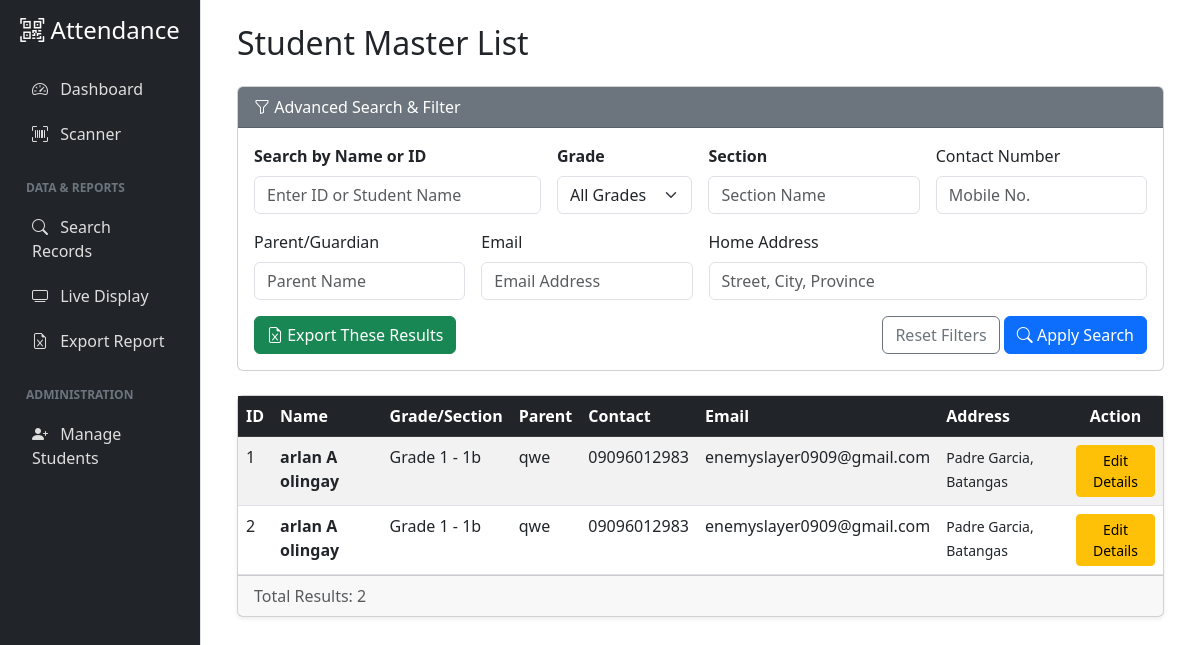
Screenshot of /view_students with the database file from the repository.
### student_attendance/app.py (models this page shows)
class Student(db.Model):
    id = db.Column(db.Integer, primary_key=True)
    name = db.Column(db.String(100), nullable=False)
    grade = db.Column(db.String(20), nullable=False)
    section = db.Column(db.String(50), nullable=False)
    email = db.Column(db.String(100), nullable=True)
    contact_number = db.Column(db.String(20), nullable=False)
    parent_name = db.Column(db.String(100), nullable=False)
    address = db.Column(db.String(200), nullable=True)
    qr_token = db.Column(db.String(100), unique=True, nullable=False)

### student_attendance/app.py (the view)
@app.route('/view_students', methods=['GET'])
def view_students():
    search_term = request.args.get('search_term', '').strip()
    grade = request.args.get('grade', '')
    section = request.args.get('section', '').strip()
    parent = request.args.get('parent', '').strip()
    contact = request.args.get('contact', '').strip()
    email = request.args.get('email', '').strip()
    address = request.args.get('address', '').strip()
    query = Student.query
    if search_term:
        if search_term.isdigit():
            query = query.filter(Student.id == int(search_term))
        else:
            query = query.filter(Student.name.ilike(f"%{search_term}%"))
    if grade: query = query.filter(Student.grade == grade)
    if section: query = query.filter(Student.section.ilike(f"%{section}%"))
    if parent: query = query.filter(Student.parent_name.ilike(f"%{parent}%"))
    if contact: query = query.filter(Student.contact_number.ilike(f"%{contact}%"))
    if email: query = query.filter(Student.email.ilike(f"%{email}%"))
    if address: query = query.filter(Student.address.ilike(f"%{address}%"))
    students = query.all()
    return render_template('view_students.html', students=students)

### student_attendance/templates/view_students.html (shortened to what this page needs)
{% extends 'base.html' %}
{% block content %}
<div class="container-fluid">
    <h2 class="mb-4">Student Master List</h2>
    <div class="card mb-4">
        <div class="card-header bg-secondary text-white">
            <i class="bi bi-funnel"></i> Advanced Search & Filter
        </div>
        <div class="card-body">
            <form method="GET" action="{{ url_for('view_students') }}">
                <div class="row g-3">
                    <div class="col-md-4">
                        <label class="form-label fw-bold">Search by Name or ID</label>
                        <input type="text" name="search_term" class="form-control"
                            placeholder="Enter ID or Student Name" value="{{ request.args.get('search_term', '') }}">
                    </div>
                    <div class="col-md-2">
                        <label class="form-label fw-bold">Grade</label>
                        <select name="grade" class="form-select">
                            <option value="">All Grades</option>
                        </select>
                    </div>
                    <div class="col-md-3">
                        <label class="form-label fw-bold">Section</label>
                        <input type="text" name="section" class="form-control" placeholder="Section Name"
                            value="{{ request.args.get('section', '') }}">
                    </div>
                    <div class="col-md-3">
                        <label class="form-label">Contact Number</label>
                        <input type="text" name="contact" class="form-control" placeholder="Mobile No."
                            value="{{ request.args.get('contact', '') }}">
                    </div>
                    <div class="col-md-3">
                        <label class="form-label">Parent/Guardian</label>
                        <input type="text" name="parent" class="form-control" placeholder="Parent Name"
                            value="{{ request.args.get('parent', '') }}">
                    </div>
                    <div class="col-md-3">
                        <label class="form-label">Email</label>
                        <input type="text" name="email" class="form-control" placeholder="Email Address"
                            value="{{ request.args.get('email', '') }}">
                    </div>
                    <div class="col-md-6">
                        <label class="form-label">Home Address</label>
                        <input type="text" name="address" class="form-control" placeholder="Street, City, Province"
                            value="{{ request.args.get('address', '') }}">
                    </div>
                </div>
                <div class="mt-3 d-flex justify-content-between">
                    <a href="{{ url_for('export_filtered_students', **request.args) }}" class="btn btn-success">
                        <i class="bi bi-file-earmark-excel"></i> Export These Results
                    </a>
                    <div>
                        <a href="{{ url_for('view_students') }}" class="btn btn-outline-secondary">Reset Filters</a>
                        <button type="submit" class="btn btn-primary"><i class="bi bi-search"></i> Apply Search</button>
                    </div>
                </div>
            </form>
        </div>
    </div>
    <div class="card shadow-sm">
        <div class="card-body p-0">
            <div class="table-responsive">
                <table class="table table-striped table-hover mb-0">
                    <thead class="table-dark">
                        <tr>
                            <th>ID</th>
                            <th>Name</th>
                            <th>Grade/Section</th>
                            <th>Parent</th>
                            <th>Contact</th>
                            <th>Email</th>
                            <th>Address</th>
                            <th class="text-center">Action</th>
                        </tr>
                    </thead>
                    <tbody>
                        {% for s in students %}
                        <tr>
                            <td>{{ s.id }}</td>
                            <td class="fw-bold">{{ s.name }}</td>
                            <td>{{ s.grade }} - {{ s.section }}</td>
                            <td>{{ s.parent_name }}</td>
                            <td>{{ s.contact_number }}</td>
                            <td>{{ s.email if s.email else '-' }}</td>
                            <td><small>{{ s.address if s.address else '-' }}</small></td>
                            <td class="text-center">
                                <a href="{{ url_for('edit_student', student_id=s.id) }}" class="btn btn-sm btn-warning">
                                    Edit Details
                                </a>
                            </td>
                        </tr>
                        {% else %}
                        <tr>
                            <td colspan="8" class="text-center py-4 text-muted">
                                No students found matching your criteria.
                            </td>
                        </tr>
                        {% endfor %}
                    </tbody>
                </table>
            </div>
        </div>
        <div class="card-footer text-muted">
            Total Results: {{ students|length }}
        </div>
    </div>
</div>
{% endblock %}

### student_attendance/templates/base.html (style rules this page uses)
body { background-color: #f8f9fa; }

### rows the page displays
Student: id "1", name "arlan A olingay", grade "Grade 1", section "1b", parent_name "qwe", contact_number "09096012983", email "enemyslayer0909@gmail.com", address "Padre Garcia, Batangas"
Student: id "2", name "arlan A olingay", grade "Grade 1", section "1b", parent_name "qwe", contact_number "09096012983", email "enemyslayer0909@gmail.com", address "Padre Garcia, Batangas"

### other values shown
{{ students|length }} "2"
